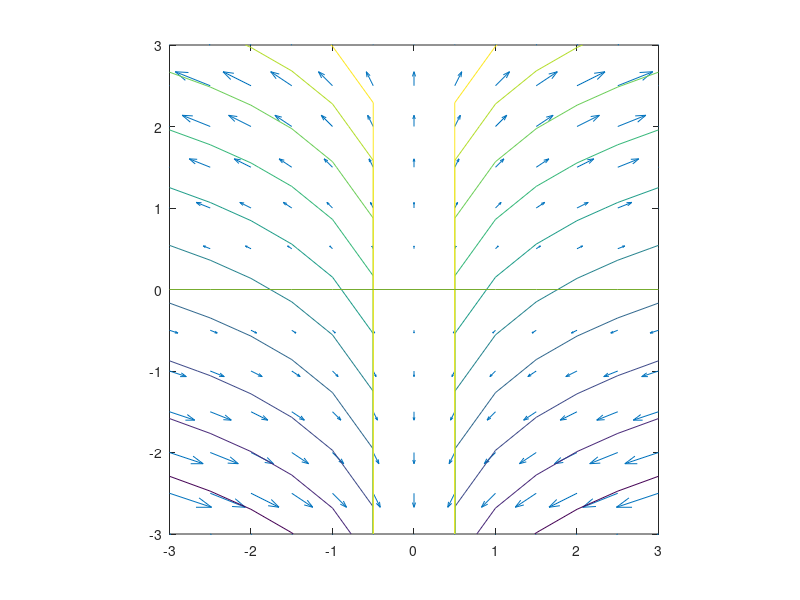

MATLAB code to generate this figure:
start = -3
stop = 3
inc = 0.5

[x,y] = meshgrid(start:inc:stop);
vx = x.*y;
vy = y;

quiver(x,y,vx,vy,1)
axis equal

f = y - log(abs(x));

c = start:inc:stop
b =zeros((size(c)))
hold on
contour(x,y,f)
plot(c,b)

hold off

